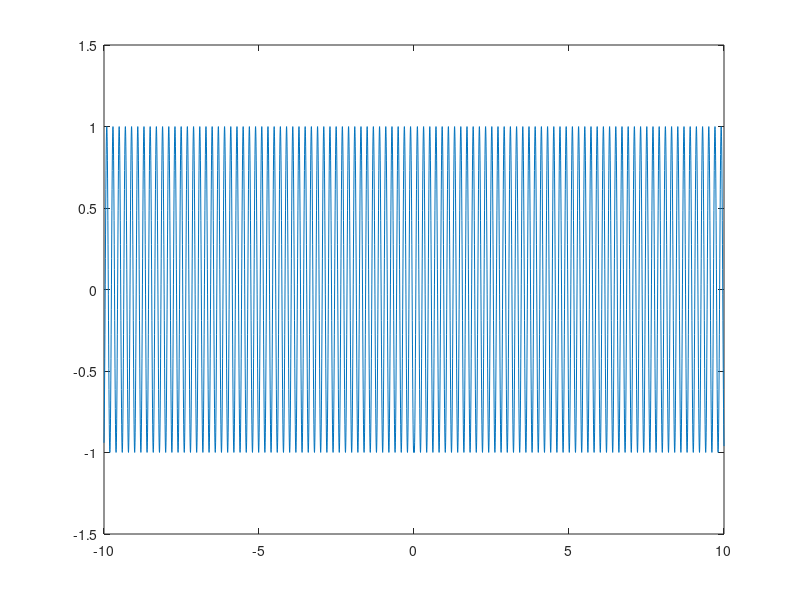

Reproduce this figure in MATLAB. (Note: this script raises an error after producing the figure.)
f = 5;
phi = 2*pi*rand();
dPhi = -0.1*2*pi;
deltaTdPhi = 0.2 * 1/f * 0;
Fs = 200;

if deltaTdPhi ~= 0
    H = @(t) dPhi*(t/deltaTdPhi + 1/2).*(t>=-deltaTdPhi/2) - dPhi*(t/deltaTdPhi - 1/2).*(t>=deltaTdPhi/2);
else
    H = @(t) dPhi*(t>=0);
end

t = -10:1/Fs:10;
x = cos(2*pi*f*t + phi + H(t));
% x = exp(1i*(2*pi*f*t + phi + H(t)));

if false % plot H(t)
    figure;
    plot(t, H(t));
end

figure;
plt = plot(t, x);
ylim([-1.5, 1.5]);

%% wavelet

fmin = 0.5;
fmax = 10;
% fmin = 10;
% fmax = 50;
Q = 5;

WaveletMenu('WaveletPlot', plt, 'fmin', fmin, 'fmax', fmax, 'Q', Q);
